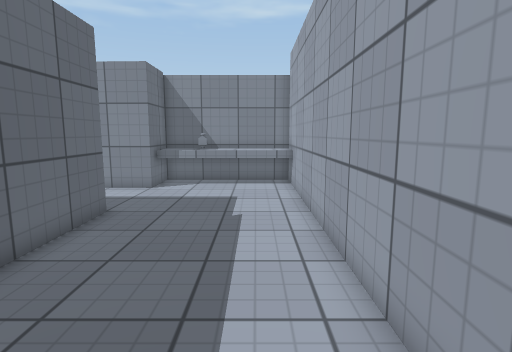
view 1 (above)

13 first-person views from a walk through a Unity game level. The camera is 1.3 m above the floor, tilts 8° down and sees 80° across. The floor is counted in squares, 0.5 m on a side. Each view is taken from the middle of a square. On the plan, view 1 faces up. The plan holds only what a view shows up to about 20 squares ahead; the rest is blank. The player is left out. Door leaves are left out, so doorways stand open. Surface patterns are stand-ins for the level's own textures.

view 2
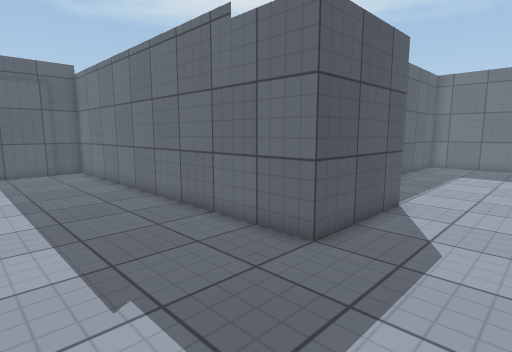

view 3
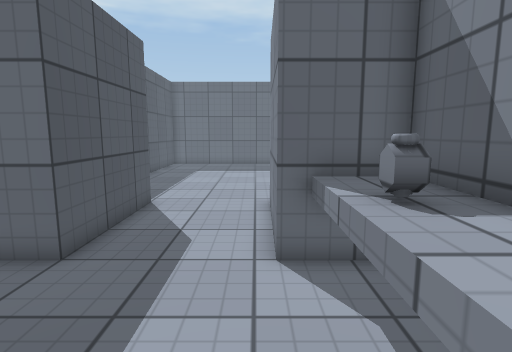

view 4
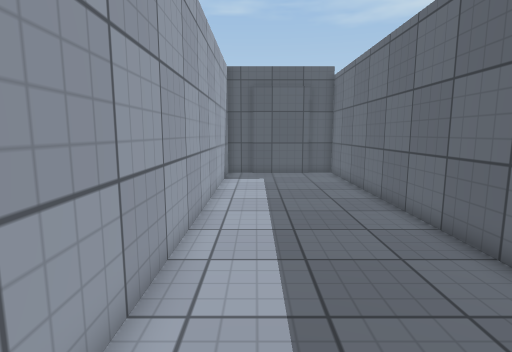

view 5
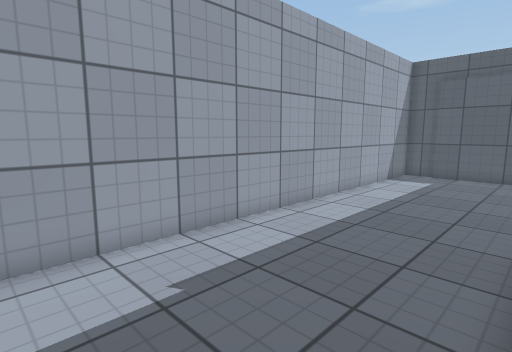

view 6
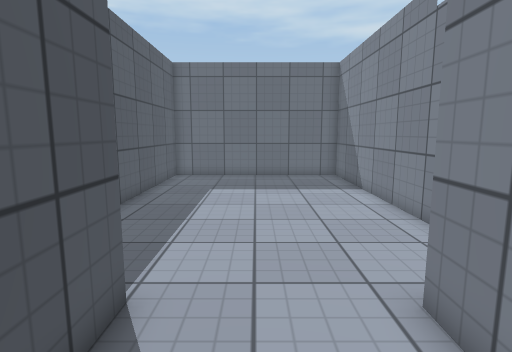

view 7
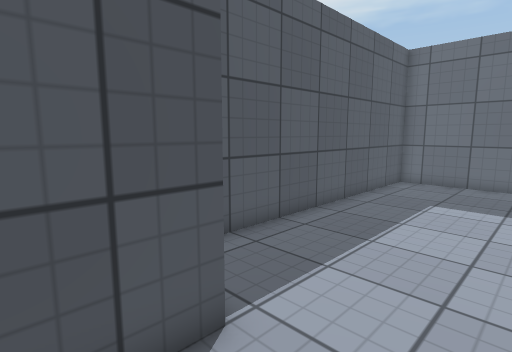

view 8
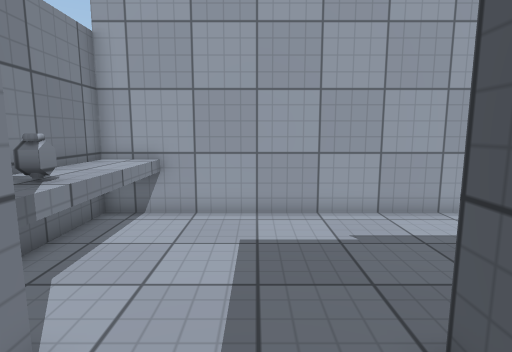

view 9
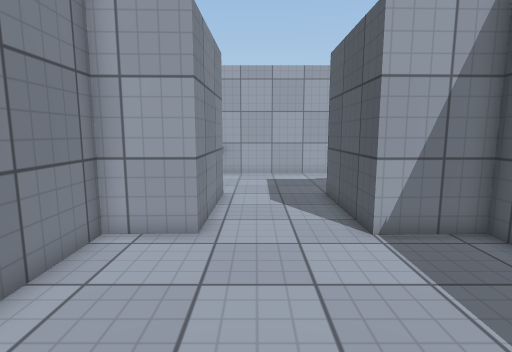

view 10
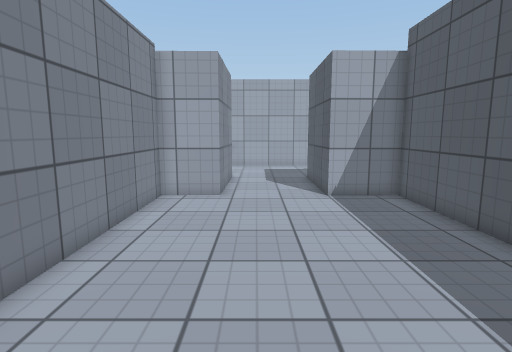

view 11
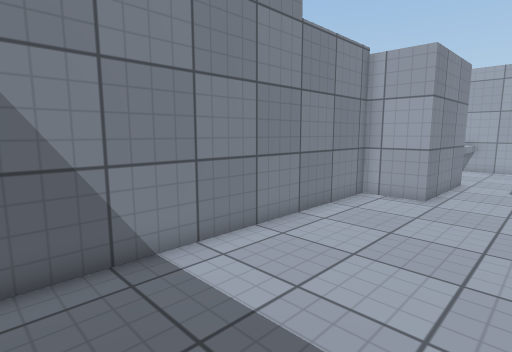

view 12
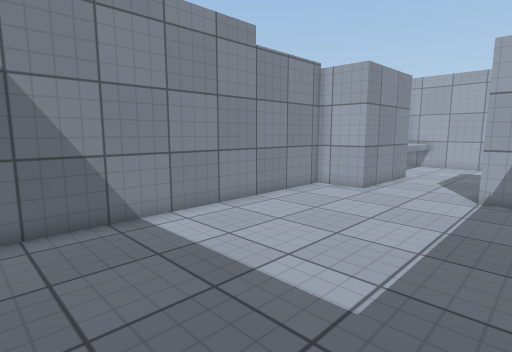

view 13
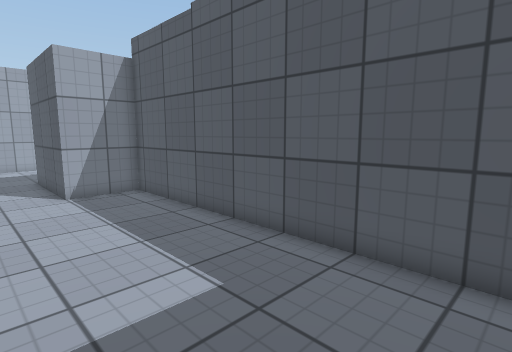

### Floor plan
Key: @ floor where view 1 was taken; # wall or solid block; . floor; D open door; ^ raised ledge; O other object.
Columns run from 25 left of view 1 to 2 right of it. Each row starts with its distance up from view 1.
 17 ################    #^^^^^^#
 16 #..............#    #^O^^^^^
 15 #..............##  ##^^^^^^#
 14 #.............. D####......#
 13 #...............D..........#
 12 #...............D..........#
 11 #...............D..........#
 10 #..............#D####......#
  9 #............. #    #......#
  8 #.............#     #......#
  7 ###############     #......#
  6                     #......#
  5                     #......#
  4                     #......#
  3                     #......#
  2                     #......#
  1                     #......#
  0                     #....@.#
 -1                     #......#
 -2                     #......#
 -3                     #......#
 -4                     #......#
 -5                     #......#
 -6                     #......#
 -7                     #......#
 -8                     ########

Where each view was taken, in squares from view 1:
view 1: 0 up, 0 right, facing up
view 2: 14 up, 1 right, facing down-left
view 3: 14 up, 1 right, facing left
view 4: 12 up, 0 right, facing down
view 5: 12 up, 5 left, facing down-right
view 6: 12 up, 6 left, facing left
view 7: 13 up, 8 left, facing down-left
view 8: 12 up, 8 left, facing right
view 9: 13 up, 18 left, facing right
view 10: 13 up, 23 left, facing right
view 11: 11 up, 23 left, facing up-right
view 12: 8 up, 24 left, facing up-right
view 13: 13 up, 24 left, facing down-right
